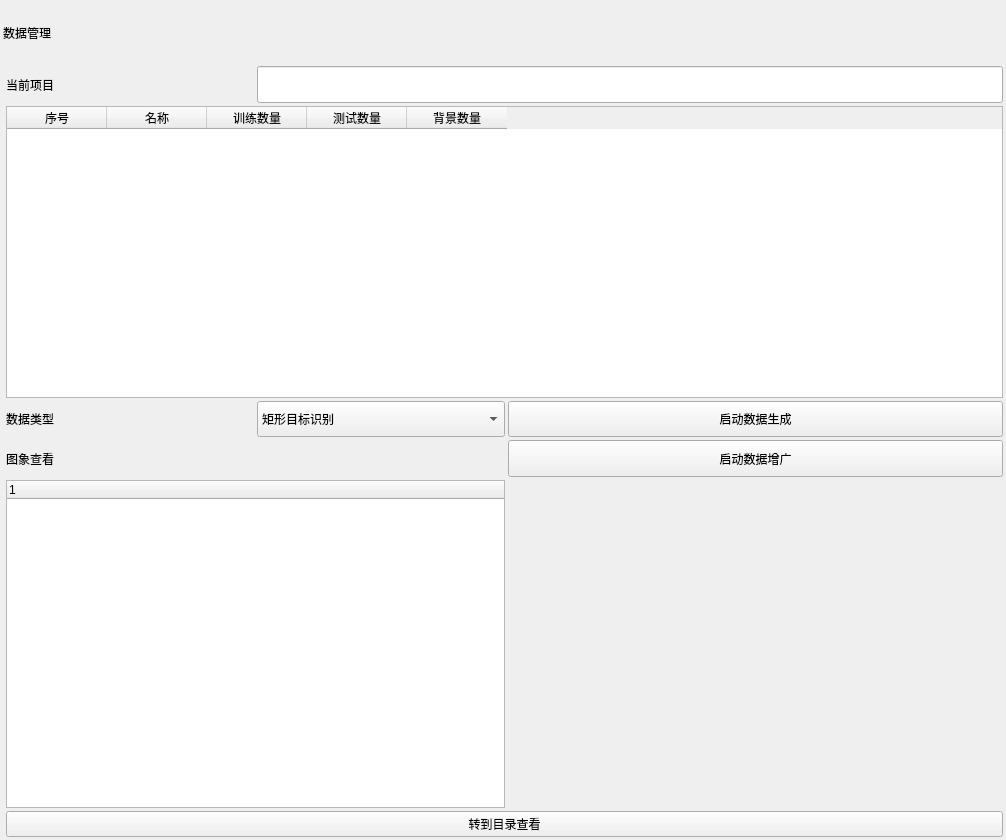
<?xml version="1.0" encoding="UTF-8"?>
<ui version="4.0">
 <class>DataSetForm</class>
 <widget class="QWidget" name="DataSetForm">
  <property name="geometry">
   <rect>
    <x>0</x>
    <y>0</y>
    <width>1006</width>
    <height>840</height>
   </rect>
  </property>
  <property name="windowTitle">
   <string>Form</string>
  </property>
  <layout class="QGridLayout" name="gridLayout_2" columnstretch="0,0">
   <property name="leftMargin">
    <number>3</number>
   </property>
   <property name="topMargin">
    <number>3</number>
   </property>
   <property name="rightMargin">
    <number>3</number>
   </property>
   <property name="bottomMargin">
    <number>3</number>
   </property>
   <property name="spacing">
    <number>3</number>
   </property>
   <item row="1" column="1" rowspan="2">
    <widget class="QWidget" name="widget" native="true">
     <layout class="QGridLayout" name="gridLayout" rowstretch="1,8,1,1,8,1,0" columnstretch="1,1,2">
      <property name="leftMargin">
       <number>0</number>
      </property>
      <property name="topMargin">
       <number>0</number>
      </property>
      <property name="rightMargin">
       <number>0</number>
      </property>
      <property name="bottomMargin">
       <number>0</number>
      </property>
      <property name="spacing">
       <number>3</number>
      </property>
      <item row="0" column="1" colspan="2">
       <widget class="QLineEdit" name="LE_CurentProName">
        <property name="sizePolicy">
         <sizepolicy hsizetype="Expanding" vsizetype="Preferred">
          <horstretch>0</horstretch>
          <verstretch>0</verstretch>
         </sizepolicy>
        </property>
        <property name="readOnly">
         <bool>true</bool>
        </property>
       </widget>
      </item>
      <item row="0" column="0">
       <widget class="QLabel" name="LBShow">
        <property name="text">
         <string>当前项目</string>
        </property>
       </widget>
      </item>
      <item row="2" column="1">
       <widget class="QComboBox" name="comboBox">
        <property name="sizePolicy">
         <sizepolicy hsizetype="Preferred" vsizetype="Preferred">
          <horstretch>0</horstretch>
          <verstretch>0</verstretch>
         </sizepolicy>
        </property>
        <item>
         <property name="text">
          <string>矩形目标识别</string>
         </property>
        </item>
        <item>
         <property name="text">
          <string>旋转矩形识别</string>
         </property>
        </item>
        <item>
         <property name="text">
          <string>语义分割识别</string>
         </property>
        </item>
        <item>
         <property name="text">
          <string>图象分类识别</string>
         </property>
        </item>
        <item>
         <property name="text">
          <string>条状字符识别</string>
         </property>
        </item>
        <item>
         <property name="text">
          <string>字符位置识别</string>
         </property>
        </item>
        <item>
         <property name="text">
          <string>图像线段检测</string>
         </property>
        </item>
       </widget>
      </item>
      <item row="6" column="0" colspan="3">
       <widget class="QPushButton" name="PB_ViewPos">
        <property name="text">
         <string>转到目录查看</string>
        </property>
        <property name="icon">
         <iconset resource="YtSRes.qrc">
          <normaloff>:/ResourYolo/Selfbutton/转到目录.png</normaloff>:/ResourYolo/Selfbutton/转到目录.png</iconset>
        </property>
       </widget>
      </item>
      <item row="2" column="2">
       <widget class="QPushButton" name="PB_RunDataGen">
        <property name="sizePolicy">
         <sizepolicy hsizetype="Minimum" vsizetype="Preferred">
          <horstretch>0</horstretch>
          <verstretch>0</verstretch>
         </sizepolicy>
        </property>
        <property name="text">
         <string>启动数据生成</string>
        </property>
       </widget>
      </item>
      <item row="2" column="0">
       <widget class="QLabel" name="label_4">
        <property name="text">
         <string>数据类型</string>
        </property>
       </widget>
      </item>
      <item row="1" column="0" colspan="3">
       <widget class="QTableWidget" name="TW_LabeSet">
        <column>
         <property name="text">
          <string>序号</string>
         </property>
        </column>
        <column>
         <property name="text">
          <string>名称</string>
         </property>
        </column>
        <column>
         <property name="text">
          <string>训练数量</string>
         </property>
        </column>
        <column>
         <property name="text">
          <string>测试数量</string>
         </property>
        </column>
        <column>
         <property name="text">
          <string>背景数量</string>
         </property>
        </column>
       </widget>
      </item>
      <item row="4" column="0" rowspan="2" colspan="2">
       <widget class="QTreeWidget" name="ToolTreeWidget">
        <column>
         <property name="text">
          <string notr="true">1</string>
         </property>
        </column>
       </widget>
      </item>
      <item row="4" column="2" rowspan="2">
       <widget class="BaseAnnoLegacyCanvas" name="ytRoiShowDisp"/>
      </item>
      <item row="3" column="0">
       <widget class="QLabel" name="label_3">
        <property name="text">
         <string>图象查看</string>
        </property>
       </widget>
      </item>
      <item row="3" column="2">
       <widget class="QPushButton" name="PB_RunDataAppend">
        <property name="sizePolicy">
         <sizepolicy hsizetype="Minimum" vsizetype="Preferred">
          <horstretch>0</horstretch>
          <verstretch>0</verstretch>
         </sizepolicy>
        </property>
        <property name="text">
         <string>启动数据增广</string>
        </property>
       </widget>
      </item>
     </layout>
    </widget>
   </item>
   <item row="0" column="0" colspan="2">
    <widget class="QLabel" name="LB_Title">
     <property name="minimumSize">
      <size>
       <width>0</width>
       <height>60</height>
      </size>
     </property>
     <property name="maximumSize">
      <size>
       <width>16777215</width>
       <height>60</height>
      </size>
     </property>
     <property name="styleSheet">
      <string notr="true">font: 18pt &quot;微软雅黑&quot;;</string>
     </property>
     <property name="text">
      <string>数据管理</string>
     </property>
    </widget>
   </item>
  </layout>
 </widget>
 <customwidgets>
  <customwidget>
   <class>BaseAnnoLegacyCanvas</class>
   <extends>QWidget</extends>
   <header>baseannolegacycanvas.h</header>
  </customwidget>
 </customwidgets>
 <resources>
  <include location="YtSRes.qrc"/>
 </resources>
 <connections/>
</ui>
